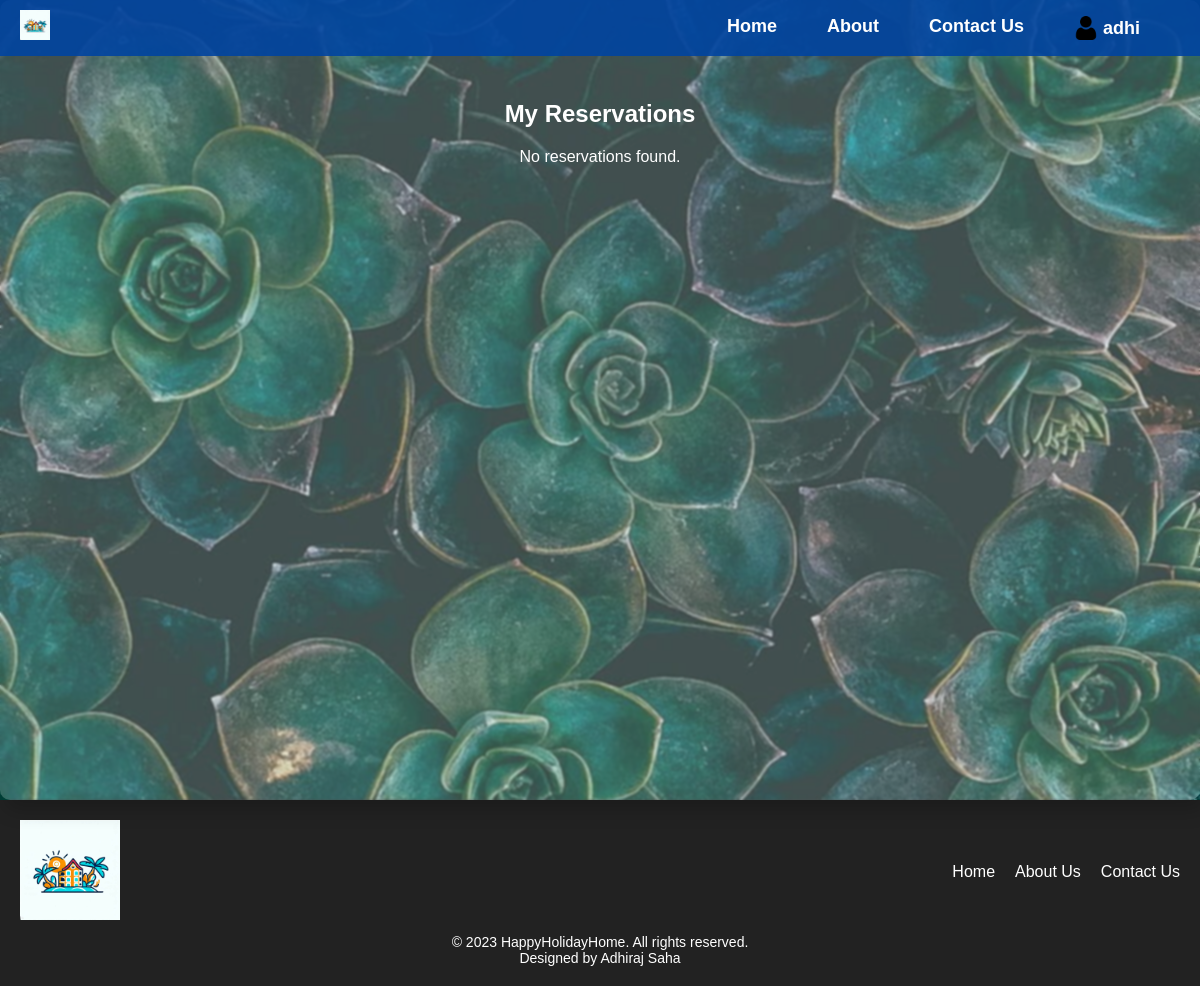
Page /reservations.php (signed in) on the earlier database version.
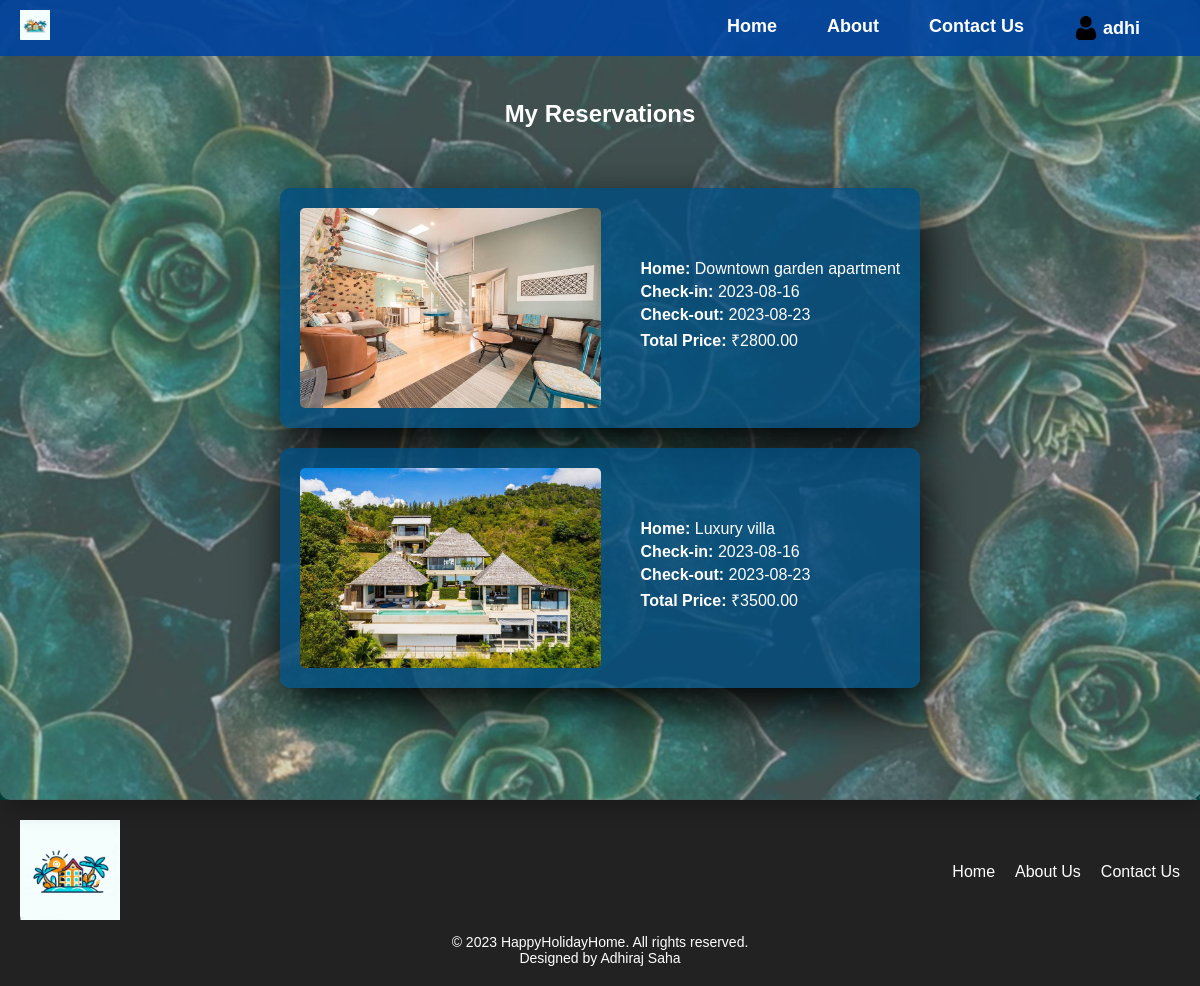
Same page on the later database version.
### tables this page shows
CREATE TABLE `reservations` (
  `reservation_id` int(11) NOT NULL,
  `user_id` int(255) NOT NULL,
  `home_id` int(255) NOT NULL,
  `check_in_date` date NOT NULL,
  `check_out_date` date NOT NULL,
  `total_price` decimal(10,2) NOT NULL
);

CREATE TABLE `holiday_homes` (
  `home_id` int(255) NOT NULL,
  `name` varchar(255) NOT NULL,
  `location` varchar(255) NOT NULL,
  `availability_start` date DEFAULT NULL,
  `availability_end` date DEFAULT NULL,
  `description` text NOT NULL,
  `rating` decimal(10,1) NOT NULL,
  `image_path` varchar(255) NOT NULL,
  `price` decimal(10,2) NOT NULL
);

### reservations.php (the view, shortened to what this page needs)
<?php
include("inc/db.php");
$userId = $_SESSION['user_id'];
$query = "SELECT reservations.*, holiday_homes.name, holiday_homes.image_path
          FROM reservations
          INNER JOIN holiday_homes ON reservations.home_id = holiday_homes.home_id
          WHERE reservations.user_id = $userId";
$result = mysqli_query($conn, $query);
$reservations = array();
if ($result && mysqli_num_rows($result) > 0) {
    while ($row = mysqli_fetch_assoc($result)) {
        $reservations[] = $row;
    }
}
?>
<!DOCTYPE html>
<html lang="en">
<head>
    <link rel="stylesheet" href="assets/css/reservations.css">
    <link rel="stylesheet" href="assets/css/header.css">
    <link rel="stylesheet" href="assets/css/footer.css">
    <link rel="stylesheet" href="assets/css/responsive.css">
</head>
<body>
    <?php include("inc/header.php"); ?>
    <div class="container">
    <h1 style="margin-top: 50px;">My Reservations</h1>
    <?php
    if (!empty($reservations)) {
        echo "<ul class='reservation-list'>";
        foreach ($reservations as $reservation) {
            echo "<li class='reservation-item'>";
            echo "<img src='{$reservation['image_path']}' alt='{$reservation['name']}' class='home-image'>";
            echo "<div class='reservation-details'>";
            echo "<p><strong>Home:</strong> {$reservation['name']}</p>";
            echo "<p><strong>Check-in:</strong> {$reservation['check_in_date']}</p>";
            echo "<p><strong>Check-out:</strong> {$reservation['check_out_date']}</p>";
            echo "<p><strong>Total Price:</strong> ₹{$reservation['total_price']}</p>";
            echo "</div>";
            echo "</li>";
        }
        echo "</ul>";
    } else {
        echo "<p>No reservations found.</p>";
    }
    ?>
</div>
    <?php include("inc/footer.php"); ?>
</body>
</html>

### inc/header.php (shortened to what this page needs)
<header>
    <nav class="navbar">
        <div class="logo">
            <a href="index.php">
                <img src="assets/img/logo.jpg" alt="Logo" style="width: 30px; height: auto;">
            </a>
        </div>
        <ul class="nav-links">
            <?php if (isset($_SESSION['loggedin']) && $_SESSION['loggedin']) : ?>
                <li><a href="index.php">Home</a></li>
                <li><a href="about.php">About</a></li>
                <li><a href="contact.php">Contact Us</a></li>
                <li class="dropdown">
                    <span class="profile-info">
                        <img src="assets/img/user.png" alt="Profile Icon" class="profile-icon">
                        <?php echo $_SESSION['name']; ?>
                    </span>
                </li>
            <?php endif; ?>
        </ul>
    </nav>
</header>

### inc/footer.php
<footer class="footer">
    <div class="footer-content">
        <a href="index.php">
            <img src="assets/img/logo.jpg" alt="Logo" style="width: 100px; height: auto;">
        </a>
        <div class="footer-links">
            <a href="index.php">Home</a>
            <a href="about.php">About Us</a>
            <a href="contact.php">Contact Us</a>
        </div>
    </div>
    <div class="footer-info">
        <p>&copy; 2023 HappyHolidayHome. All rights reserved.</p>
        <p>Designed by Adhiraj Saha</p>
    </div>
</footer>

### assets/css/reservations.css (style rules this page uses)
* { margin: 0; padding: 0; box-sizing: border-box; }
body { font-family: Arial, sans-serif; margin: 0; background: url('../img/search-bg.jpg') center/cover no-repeat; color: white; background-size: cover; position: relative; }
.container { display: flex; flex-direction: column; align-items: center; min-height: 100vh; padding: 50px; text-align: center; border-radius: 10px; margin: 0 auto; background: rgba(255, 255, 255, 0.2); box-shadow: 5px 10px 20px rgba(0, 0, 0, 0.2); backdrop-filter: blur(1px); }
h1 { font-size: 1.5em; margin-bottom: 20px; }
.reservation-list { list-style: none; padding: 0; margin-top: 20px; }
.reservation-item { display: flex; align-items: center; width: 100%; max-width: 1000px; margin: 20px auto; padding: 20px; background: rgba(0, 77, 128, 0.8); border-radius: 10px; box-shadow: 5px 20px 50px #000; }
.home-image { max-width: 60%; max-height: 200px; width: auto; border-radius: 5px; margin-right: 20px; }
.reservation-details { flex: 1; text-align: left; color: white; margin-left: 20px; }
.reservation-details p { margin-bottom: 5px; }

### assets/css/header.css (style rules this page uses)
.navbar { display: flex; justify-content: space-between; align-items: center; background-color: rgba(0, 68, 160, 0.9); padding: 10px 20px; position: fixed; width: 100%; top: 0; z-index: 1000; transition: all 0.3s; }
.logo { color: white; font-size: 24px; font-weight: bold; }
.nav-links { list-style: none; display: flex; gap: 20px; }
.nav-links a { text-decoration: none; color: white; font-weight: bold; font-size: 18px; transition: color 0.3s; }
.nav-links li.dropdown { position: relative; }
.profile-info { display: flex; align-items: center; color: #ffffff; font-size: 18px; font-weight: bold; cursor: pointer; }
.profile-icon { width: 24px; height: 24px; margin-right: 5px; }
.nav-links li { margin-right: 30px; }
.nav-links li:last-child { margin-right: 40px; }

### assets/css/footer.css (style rules this page uses)
.footer { background-color: #222; color: white; padding: 20px 0; }
.footer-content { display: flex; justify-content: space-between; align-items: center; max-width: 1200px; margin: 0 auto; padding: 0 20px; }
.footer-links { display: flex; gap: 20px; }
.footer-links a { text-decoration: none; color: white; transition: color 0.3s; }
.footer-info { text-align: center; margin-top: 10px; }
.footer-info p { font-size: 14px; }

Differences in the rows shown:
added reservations: home.image_path (picture), home.name "Downtown garden apartment", check_in_date "2023-08-16", check_out_date "2023-08-23", total_price "2800.00"
added reservations: home.image_path (picture), home.name "Luxury villa", check_in_date "2023-08-16", check_out_date "2023-08-23", total_price "3500.00"
Other differences:
text no longer shown: "No reservations found."
